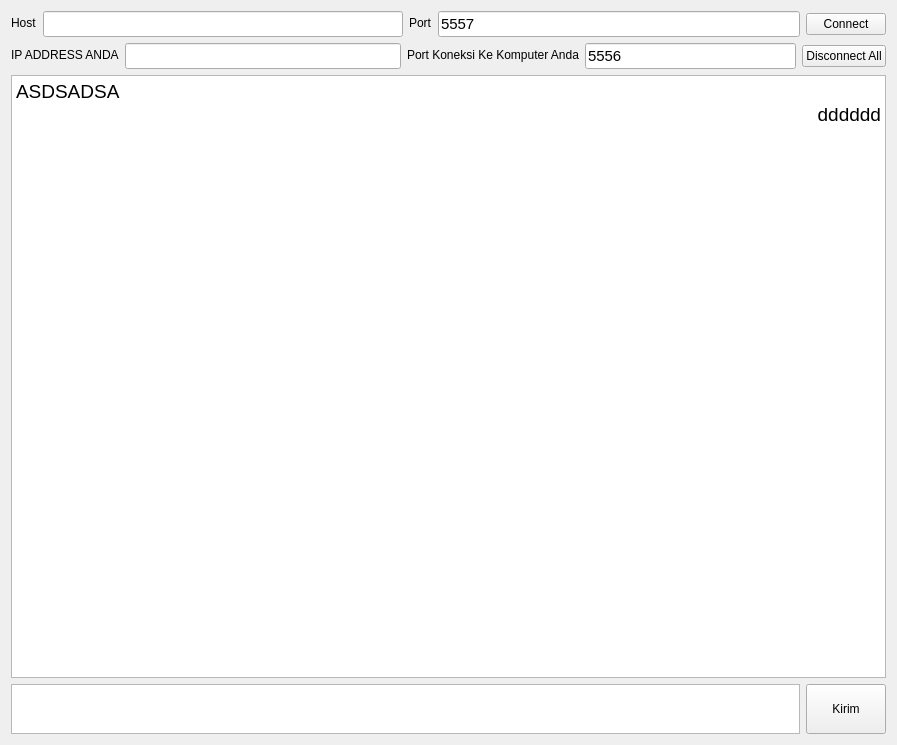
<?xml version="1.0" encoding="UTF-8"?>
<ui version="4.0">
 <class>Form</class>
 <widget class="QWidget" name="Form">
  <property name="geometry">
   <rect>
    <x>0</x>
    <y>0</y>
    <width>897</width>
    <height>745</height>
   </rect>
  </property>
  <property name="windowTitle">
   <string>Chat Dengan DES</string>
  </property>
  <layout class="QVBoxLayout" name="verticalLayout_2">
   <item>
    <layout class="QVBoxLayout" name="verticalLayout">
     <item>
      <layout class="QHBoxLayout" name="to_connect">
       <item>
        <layout class="QFormLayout" name="formLayout_3">
         <item row="0" column="0">
          <widget class="QLabel" name="label_2">
           <property name="text">
            <string>Host</string>
           </property>
          </widget>
         </item>
         <item row="0" column="1">
          <widget class="QLineEdit" name="host_lineEdit">
           <property name="font">
            <font>
             <pointsize>11</pointsize>
            </font>
           </property>
          </widget>
         </item>
        </layout>
       </item>
       <item>
        <layout class="QFormLayout" name="formLayout_2">
         <item row="0" column="0">
          <widget class="QLabel" name="label">
           <property name="text">
            <string>Port</string>
           </property>
          </widget>
         </item>
         <item row="0" column="1">
          <widget class="QLineEdit" name="port_lineEdit">
           <property name="font">
            <font>
             <pointsize>11</pointsize>
            </font>
           </property>
           <property name="text">
            <string>5557</string>
           </property>
          </widget>
         </item>
        </layout>
       </item>
       <item>
        <widget class="QPushButton" name="connect_to_client_pushButton">
         <property name="text">
          <string>Connect</string>
         </property>
        </widget>
       </item>
      </layout>
     </item>
     <item>
      <layout class="QHBoxLayout" name="our_2">
       <item>
        <layout class="QFormLayout" name="formLayout_6">
         <item row="0" column="0">
          <widget class="QLabel" name="label_5">
           <property name="text">
            <string>IP ADDRESS ANDA</string>
           </property>
          </widget>
         </item>
         <item row="0" column="1">
          <widget class="QLineEdit" name="myhost_ip_lineEdit">
           <property name="enabled">
            <bool>true</bool>
           </property>
           <property name="font">
            <font>
             <pointsize>11</pointsize>
            </font>
           </property>
           <property name="readOnly">
            <bool>true</bool>
           </property>
          </widget>
         </item>
        </layout>
       </item>
       <item>
        <layout class="QFormLayout" name="formLayout_7">
         <item row="0" column="0">
          <widget class="QLabel" name="label_6">
           <property name="text">
            <string>Port Koneksi Ke Komputer Anda</string>
           </property>
          </widget>
         </item>
         <item row="0" column="1">
          <widget class="QLineEdit" name="myport_lineEdit">
           <property name="font">
            <font>
             <pointsize>11</pointsize>
            </font>
           </property>
           <property name="text">
            <string>5556</string>
           </property>
          </widget>
         </item>
        </layout>
       </item>
       <item>
        <widget class="QPushButton" name="disconnect_all_pushButton">
         <property name="text">
          <string>Disconnect All</string>
         </property>
        </widget>
       </item>
      </layout>
     </item>
     <item>
      <widget class="QTextBrowser" name="message_textBrowser">
       <property name="font">
        <font>
         <pointsize>12</pointsize>
        </font>
       </property>
       <property name="html">
        <string>&lt;!DOCTYPE HTML PUBLIC &quot;-//W3C//DTD HTML 4.0//EN&quot; &quot;http://www.w3.org/TR/REC-html40/strict.dtd&quot;&gt;
&lt;html&gt;&lt;head&gt;&lt;meta name=&quot;qrichtext&quot; content=&quot;1&quot; /&gt;&lt;style type=&quot;text/css&quot;&gt;
p, li { white-space: pre-wrap; }
&lt;/style&gt;&lt;/head&gt;&lt;body style=&quot; font-family:'MS Shell Dlg 2'; font-size:12pt; font-weight:400; font-style:normal;&quot;&gt;
&lt;p style=&quot; margin-top:0px; margin-bottom:0px; margin-left:0px; margin-right:0px; -qt-block-indent:0; text-indent:0px;&quot;&gt;&lt;span style=&quot; font-family:'Ubuntu'; font-size:14pt;&quot;&gt;ASDSADSA&lt;/span&gt;&lt;/p&gt;
&lt;p align=&quot;right&quot; style=&quot; margin-top:0px; margin-bottom:0px; margin-left:0px; margin-right:0px; -qt-block-indent:0; text-indent:0px;&quot;&gt;&lt;span style=&quot; font-family:'Ubuntu'; font-size:14pt;&quot;&gt;dddddd&lt;/span&gt;&lt;/p&gt;&lt;/body&gt;&lt;/html&gt;</string>
       </property>
      </widget>
     </item>
     <item>
      <layout class="QHBoxLayout" name="horizontalLayout_3">
       <property name="sizeConstraint">
        <enum>QLayout::SetDefaultConstraint</enum>
       </property>
       <item>
        <widget class="QTextEdit" name="message_textEdit">
         <property name="sizePolicy">
          <sizepolicy hsizetype="Expanding" vsizetype="Minimum">
           <horstretch>0</horstretch>
           <verstretch>0</verstretch>
          </sizepolicy>
         </property>
         <property name="maximumSize">
          <size>
           <width>16777215</width>
           <height>50</height>
          </size>
         </property>
         <property name="font">
          <font>
           <pointsize>12</pointsize>
          </font>
         </property>
        </widget>
       </item>
       <item>
        <widget class="QPushButton" name="send_pushButton">
         <property name="sizePolicy">
          <sizepolicy hsizetype="Minimum" vsizetype="Minimum">
           <horstretch>0</horstretch>
           <verstretch>0</verstretch>
          </sizepolicy>
         </property>
         <property name="text">
          <string>Kirim</string>
         </property>
        </widget>
       </item>
      </layout>
     </item>
    </layout>
   </item>
  </layout>
 </widget>
 <resources/>
 <connections/>
</ui>
